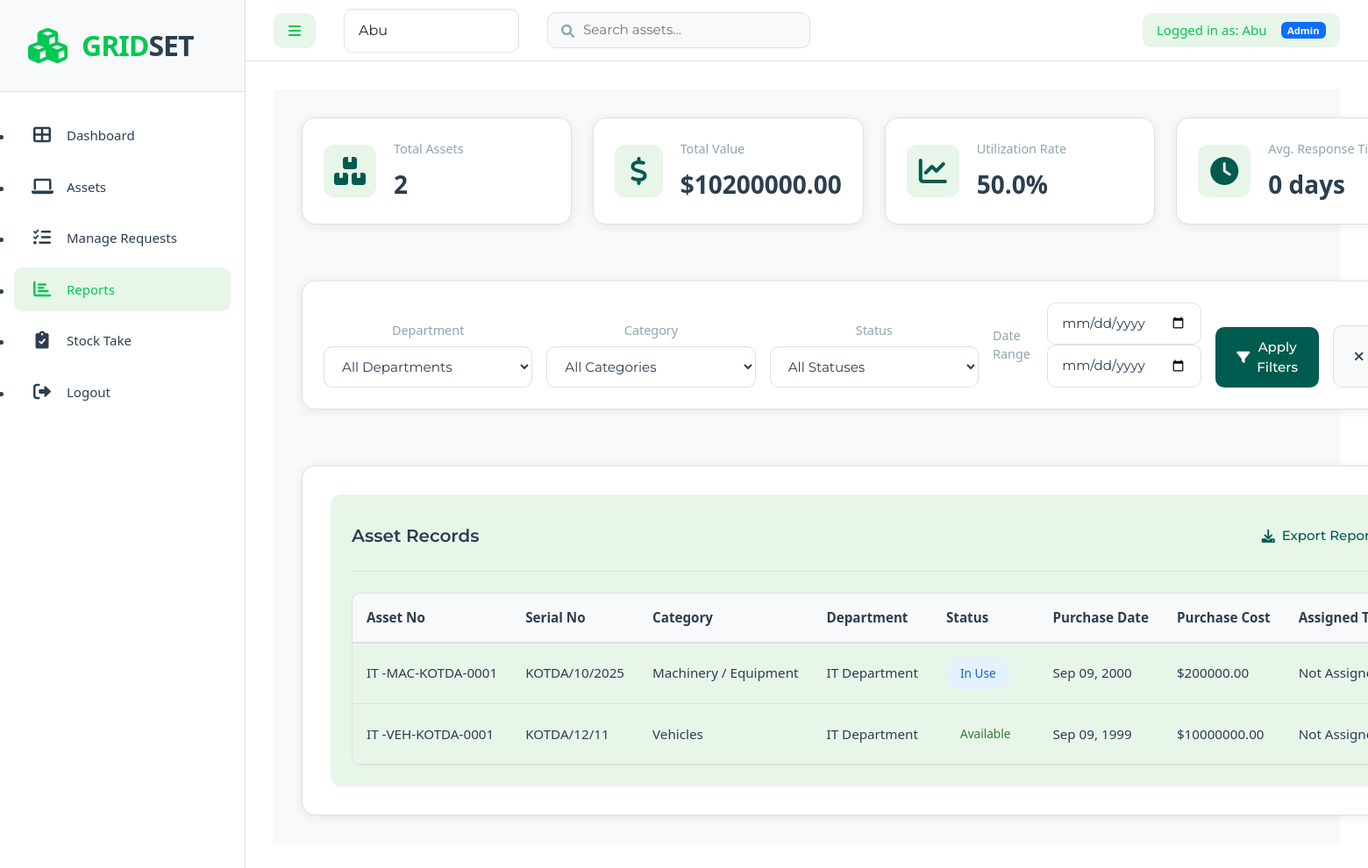
The app's page /reports/ (signed in) with its own data.
### assets/models.py (models this page shows, shortened)
class Asset(models.Model):
    STATUS_CHOICES = [
        ('available', 'Available'),
        ('in_use', 'In Use'),
        ('maintenance', 'Under Maintenance'),
        ('retired', 'Retired')
    ]
    CATEGORY_CHOICES = [
        ('furniture', 'Furniture'),
        ('technology', 'Technology'),
        ('vehicles', 'Vehicles'),
        ('office_supplies', 'Office Supplies'),
        ('machinery', 'Machinery / Equipment')
    ]
    asset_no = models.CharField(max_length=50, unique=True, editable=False, default='TEMP-ASSET-0000')
    serial_no = models.CharField(max_length=100, null=True, blank=True)
    purchase_date = models.DateField(null=True, blank=True)
    purchase_cost = models.DecimalField(max_digits=12, decimal_places=2, null=True, blank=True)
    condition = models.CharField(max_length=100, null=True, blank=True)
    depreciation = models.DecimalField(max_digits=5, decimal_places=2, null=True, blank=True, help_text="Depreciation rate in %")
    supplier = models.CharField(max_length=255, null=True, blank=True)
    warranty = models.CharField(max_length=100, null=True, blank=True)
    description = models.TextField(blank=True)
    category = models.CharField(max_length=50, choices=CATEGORY_CHOICES)
    department = models.ForeignKey(Department, on_delete=models.CASCADE)
    status = models.CharField(max_length=20, choices=STATUS_CHOICES, default='available')
    assigned_to = models.ForeignKey(User, on_delete=models.SET_NULL, null=True, blank=True, related_name='assigned_assets')
    created_at = models.DateTimeField(auto_now_add=True)
    updated_at = models.DateTimeField(auto_now=True)
    image = models.ImageField(upload_to='assets/', null=True, blank=True)
    class Meta:
        ordering = ['-created_at']

class Department(models.Model):
    name = models.CharField(max_length=100, unique=True)

### assets/views.py (the view)
# urls.py: path('reports/', views.reports, name='reports'),
@login_required
def reports(request):
    department = request.GET.get('department')
    category = request.GET.get('category')
    status = request.GET.get('status')
    start_date = request.GET.get('start_date')
    end_date = request.GET.get('end_date')
    assets = Asset.objects.all()
    requests = AssetRequest.objects.all()
    if department:
        assets = assets.filter(department__name=department)
        requests = requests.filter(asset__department__name=department)
    if category:
        assets = assets.filter(category=category)
        requests = requests.filter(asset__category=category)
    if status:
        assets = assets.filter(status=status)
        requests = requests.filter(asset__status=status)
    if start_date:
        assets = assets.filter(purchase_date__gte=start_date)
        requests = requests.filter(request_date__gte=start_date)
    if end_date:
        assets = assets.filter(purchase_date__lte=end_date)
        requests = requests.filter(request_date__lte=end_date)
    total_assets = assets.count()
    total_value = assets.aggregate(total=Sum('purchase_cost'))['total'] or 0
    utilization_rate = (assets.filter(status='in_use').count() / total_assets * 100) if total_assets > 0 else 0
    avg_response_time = requests.filter(approved__isnull=False).aggregate(
        avg_time=Avg(F('approval_date') - F('request_date'))
    )['avg_time'] or 0
    departments = Department.objects.all()
    categories = Asset.CATEGORY_CHOICES
    statuses = Asset.STATUS_CHOICES
    current_filters = {
        'department': department,
        'category': category,
        'status': status,
        'start_date': start_date,
        'end_date': end_date
    }
    context = {
        'assets': assets,
        'total_assets': total_assets,
        'total_value': total_value,
        'utilization_rate': round(utilization_rate, 1),
        'avg_response_time': round(avg_response_time.days if avg_response_time else 0, 1),
        'departments': departments,
        'categories': categories,
        'statuses': statuses,
        'current_filters': current_filters
    }
    return render(request, 'assets/reports.html', context)

### assets/templates/assets/reports.html (shortened to what this page needs)
{% extends 'assets/base.html' %}
{% block content %}
    <link rel="stylesheet" href="/static/report.css">
<div class="reports-container">
    <div class="summary-bar">
        <div class="summary-item">
            <i class="fas fa-boxes"></i>
            <div class="summary-info">
                <span class="summary-label">Total Assets</span>
                <span class="summary-value">{{ total_assets }}</span>
            </div>
        </div>
        <div class="summary-item">
            <i class="fas fa-dollar-sign"></i>
            <div class="summary-info">
                <span class="summary-label">Total Value</span>
                <span class="summary-value">${{ total_value|floatformat:2 }}</span>
            </div>
        </div>
        <div class="summary-item">
            <i class="fas fa-chart-line"></i>
            <div class="summary-info">
                <span class="summary-label">Utilization Rate</span>
                <span class="summary-value">{{ utilization_rate }}%</span>
            </div>
        </div>
        <div class="summary-item">
            <i class="fas fa-clock"></i>
            <div class="summary-info">
                <span class="summary-label">Avg. Response Time</span>
                <span class="summary-value">{{ avg_response_time }} days</span>
            </div>
        </div>
    </div>
    <div class="filter-nav">
        <form method="get" class="filter-form">
            <div class="filter-group">
                <label for="department">Department</label>
                <select name="department" id="department" class="filter-select">
                    <option value="">All Departments</option>
                </select>
            </div>
            <div class="filter-group">
                <label for="category">Category</label>
                <select name="category" id="category" class="filter-select">
                    <option value="">All Categories</option>
                </select>
            </div>
            <div class="filter-group">
                <label for="status">Status</label>
                <select name="status" id="status" class="filter-select">
                    <option value="">All Statuses</option>
                </select>
            </div>
            <div class="filter-group date-group">
                <label for="start_date">Date Range</label>
                <div class="date-inputs">
                    <input type="date" name="start_date" id="start_date" class="filter-date"
                           value="{{ current_filters.start_date|default:'' }}" placeholder="Start Date">
                    <input type="date" name="end_date" id="end_date" class="filter-date"
                           value="{{ current_filters.end_date|default:'' }}" placeholder="End Date">
                </div>
            </div>
            <div class="filter-actions">
                <button type="submit" class="btn-filter">
                    <i class="fas fa-filter"></i> Apply Filters
                </button>
                <a href="{% url 'reports' %}" class="btn-clear">
                    <i class="fas fa-times"></i> Clear Filters
                </a>
            </div>
        </form>
    </div>
    <div class="report-content">
        <div class="report-section">
            <div class="section-header">
                <h3>Asset Records</h3>
                <div class="section-actions">
                    <button class="btn-export" onclick="exportReport('assets')">
                        <i class="fas fa-download"></i> Export Report
                    </button>
                </div>
            </div>
            <div class="data-table-container">
                {% if assets %}
                <table class="data-table">
                    <thead>
                        <tr>
                            <th>Asset No</th>
                            <th>Serial No</th>
                            <th>Category</th>
                            <th>Department</th>
                            <th>Status</th>
                            <th>Purchase Date</th>
                            <th>Purchase Cost</th>
                            <th>Assigned To</th>
                        </tr>
                    </thead>
                    <tbody>
                        {% for asset in assets %}
                        <tr>
                            <td>{{ asset.asset_no }}</td>
                            <td>{{ asset.serial_no }}</td>
                            <td>{{ asset.get_category_display }}</td>
                            <td>{{ asset.department.name }}</td>
                            <td>
                                <span class="status-badge status-{{ asset.status }}">
                                    {{ asset.get_status_display }}
                                </span>
                            </td>
                            <td>{{ asset.purchase_date|date:"M d, Y" }}</td>
                            <td>${{ asset.purchase_cost|floatformat:2 }}</td>
                            <td>{{ asset.assigned_to.get_full_name|default:"Not Assigned" }}</td>
                        </tr>
                        {% endfor %}
                    </tbody>
                </table>
                {% else %}
                <div class="no-data-message">
                    <p>No assets found matching the selected filters.</p>
                </div>
                {% endif %}
            </div>
        </div>
    </div>
</div>
{% endblock %}

### assets/templates/assets/base.html (shortened to what this page needs)
{% load static %}
<!DOCTYPE html>
<html lang="en">
<head>
    <link href="https://cdn.jsdelivr.net/npm/bootstrap@5.3.2/dist/css/bootstrap.min.css" rel="stylesheet">
    <link href="https://cdnjs.cloudflare.com/ajax/libs/font-awesome/6.0.0/css/all.min.css" rel="stylesheet">
    <link rel="stylesheet" href="{% static 'styles.css' %}">
</head>
<body>
    <div class="app-wrapper">
        <nav id="sidebar">
            <div class="sidebar-header">
                <div class="logo">
                    <i class="fas fa-cubes logo-icon"></i>
                    <div class="logo-text">
                        <span class="logo-grid">GRID</span><span class="logo-set">SET</span>
                    </div>
                </div>
            </div>
            <ul class="sidebar-menu">
                <li class="{% if request.resolver_match.url_name == 'dashboard' %}active{% endif %}">
                    <a href="{% url 'dashboard' %}">
                        <i class="fas fa-th-large"></i>
                        <span>Dashboard</span>
                    </a>
                </li>
                <li class="{% if request.resolver_match.url_name == 'asset_list' %}active{% endif %}">
                    <a href="{% url 'asset_list' %}">
                        <i class="fas fa-laptop"></i>
                        <span>Assets</span>
                    </a>
                </li>
                {% if user.is_staff or user.is_superuser %}
                <li class="{% if request.resolver_match.url_name == 'manage_requests' %}active{% endif %}">
                    <a href="{% url 'manage_requests' %}">
                        <i class="fas fa-tasks"></i>
                        <span>Manage Requests</span>
                    </a>
                </li>
                {% endif %}
                <li class="{% if request.resolver_match.url_name == 'reports' %}active{% endif %}">
                    <a href="{% url 'reports' %}">
                        <i class="fas fa-chart-bar"></i>
                        <span>Reports</span>
                    </a>
                </li>
                {% if user.is_staff or user.is_superuser %}
                <li class="{% if request.resolver_match.url_name == 'stock_take_list' %}active{% endif %}">
                    <a href="{% url 'stock_take_list' %}">
                        <i class="fas fa-clipboard-check"></i>
                        <span>Stock Take</span>
                    </a>
                </li>
                {% endif %}
                <li>
                    <a href="{% url 'logout' %}">
                        <i class="fas fa-sign-out-alt"></i>
                        <span>Logout</span>
                    </a>
                </li>
            </ul>
        </nav>
        <div id="main-content">
            <nav class="top-nav">
                <div class="nav-left">
                    <button type="button" id="sidebarCollapse" class="btn">
                        <i class="fas fa-bars"></i>
                    </button>
                    {% if debug %}
                        <div class="user-switcher">
                            <form method="post" action="{% url 'switch_user' %}" class="user-switcher-form">
                                <select name="user_id" class="form-select" onchange="this.form.submit()">
                                    {% for user in available_users %}
                                        <option value="{{ user.id }}" {% if user == request.user %}selected{% endif %}>
                                            {{ user.get_full_name|default:user.username }}
                                        </option>
                                    {% endfor %}
                                </select>
                            </form>
                        </div>
                    {% endif %}
                    <div class="search-container">
                        <form method="get" action="{% url 'asset_list' %}" class="search-form">
                            <input
                                type="text"
                                name="q"
                                placeholder="Search assets..."
                                class="search-input"
                                value="{{ search_query|default:'' }}"
                                autocomplete="off"
                            >
                        </form>
                    </div>
                </div>
                <div class="nav-right">
                    <div class="current-user">
                        <span>Logged in as: {{ request.user.get_full_name|default:request.user.username }}</span>
                        {% if request.user.is_staff %}
                            <span class="badge bg-primary">Admin</span>
                        {% endif %}
                    </div>
                </div>
            </nav>
            <div class="content-wrapper">
                {% block content %}
                {% endblock %}
            </div>
        </div>
    </div>
</body>
</html>

### records on screen
Asset: asset_no "IT -MAC-KOTDA-0001", serial_no "KOTDA/10/2025", category "Machinery / Equipment", department.name "IT Department", status "In Use", purchase_date "Sep 09, 2000", purchase_cost "200000.00", assigned_to.get_full_name "Not…"
Asset: asset_no "IT -VEH-KOTDA-0001", serial_no "KOTDA/12/11", category "Vehicles", department.name "IT Department", status "Available", purchase_date "Sep 09, 1999", purchase_cost "10000000.00", assigned_to.get_full_name "Not…"

### other values on screen
{{ request.user.get_full_name|default:request.user.username }} "Abu"
{{ total_assets }} "2"
{{ total_value|floatformat:2 }} "10200000.00"
{{ utilization_rate }} "50.0"
{{ avg_response_time }} "0"
form field user_id "Abu"
